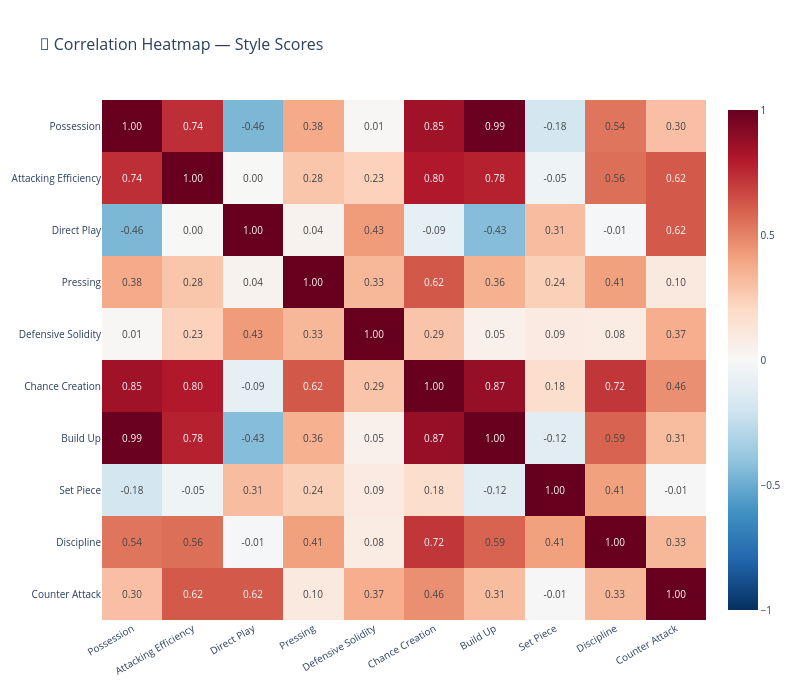

Notebook source saved alongside this figure:
### Markdown cell above
### 8.3 Correlation Heatmap

Korelasi antar style scores membantu memahami **hubungan antar dimensi gaya bermain**:  
- **Korelasi positif tinggi** → Dua style cenderung muncul bersamaan (misal: Possession & Build-up).
- **Korelasi negatif** → Dua style cenderung bertolak belakang (misal: Possession vs Direct Play).
- **Korelasi rendah** → Dua style saling independen.

### Code cell
# --- Correlation Heatmap ---
corr = teams_style_scores[score_cols].corr()

# Buat label yang lebih pendek
short_labels = [c.replace("_score", "").replace("_", " ").title() for c in score_cols]

fig = px.imshow(
    corr,
    x=short_labels,
    y=short_labels,
    text_auto=".2f",
    color_continuous_scale="RdBu_r",
    zmin=-1,
    zmax=1,
    title="🔗 Correlation Heatmap — Style Scores",
    aspect="auto",
)

fig.update_layout(
    width=800,
    height=700,
    font=dict(size=10),
    title_font_size=16,
    xaxis_tickangle=-30,
)
fig.show()

### Figure 1 — Plotly figure (JSON) as saved in the notebook; plotly's stock layout.template omitted (floating-point values rounded to 4 significant figures)
{"data": [{"coloraxis": "coloraxis", "hovertemplate": "x: %{x}<br>y: %{y}<br>color: %{z}<extra></extra>", "name": "0", "texttemplate": "%{z:.2f}", "type": "heatmap", "x": ["Possession", "Attacking Efficiency", "Direct Play", "Pressing", "Defensive Solidity", "Chance Creation", "Build Up", "Set Piece", "Discipline", "Counter Attack"], "xaxis": "x", "y": ["Possession", "Attacking Efficiency", "Direct Play", "Pressing", "Defensive Solidity", "Chance Creation", "Build Up", "Set Piece", "Discipline", "Counter Attack"], "yaxis": "y", "z": [[1.0, 0.7382, -0.4562, 0.3779, 0.008777, 0.848, 0.9885, -0.1827, 0.5384, 0.3023], [0.7382, 1.0, 0.002439, 0.2804, 0.2324, 0.8028, 0.7758, -0.04596, 0.5573, 0.6157], [-0.4562, 0.002439, 1.0, 0.03649, 0.4272, -0.08913, -0.4321, 0.3108, -0.01227, 0.6179], [0.3779, 0.2804, 0.03649, 1.0, 0.3314, 0.6205, 0.3572, 0.2397, 0.4108, 0.09969], [0.008777, 0.2324, 0.4272, 0.3314, 1.0, 0.2866, 0.05175, 0.09375, 0.0843, 0.3663], [0.848, 0.8028, -0.08913, 0.6205, 0.2866, 1.0, 0.8737, 0.1774, 0.7162, 0.4639], [0.9885, 0.7758, -0.4321, 0.3572, 0.05175, 0.8737, 1.0, -0.1166, 0.5899, 0.3149], [-0.1827, -0.04596, 0.3108, 0.2397, 0.09375, 0.1774, -0.1166, 1.0, 0.4124, -0.007163], [0.5384, 0.5573, -0.01227, 0.4108, 0.0843, 0.7162, 0.5899, 0.4124, 1.0, 0.3294], [0.3023, 0.6157, 0.6179, 0.09969, 0.3663, 0.4639, 0.3149, -0.007163, 0.3294, 1.0]]}], "layout": {"coloraxis": {"autocolorscale": false, "cmax": 1, "cmin": -1, "colorscale": [[0, "rgb(5,48,97)"], [0.1, "rgb(33,102,172)"], [0.2, "rgb(67,147,195)"], [0.3, "rgb(146,197,222)"], [0.4, "rgb(209,229,240)"], [0.5, "rgb(247,247,247)"], [0.6, "rgb(253,219,199)"], [0.7, "rgb(244,165,130)"], [0.8, "rgb(214,96,77)"], [0.9, "rgb(178,24,43)"], [1, "rgb(103,0,31)"]]}, "font": {"size": 10}, "height": 700, "title": {"font": {"size": 16}, "text": "🔗 Correlation Heatmap — Style Scores"}, "width": 800, "xaxis": {"anchor": "y", "domain": [0, 1], "tickangle": -30}, "yaxis": {"anchor": "x", "autorange": "reversed", "domain": [0, 1]}}}
